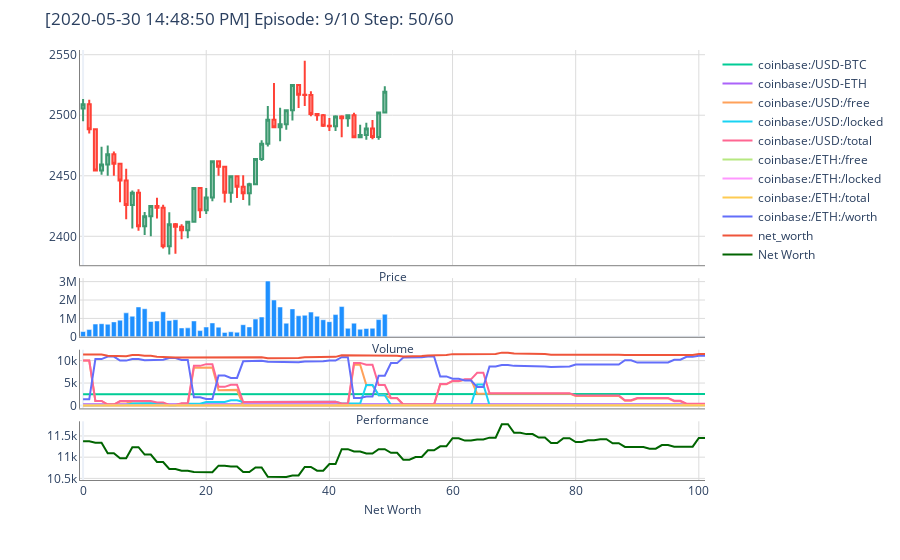

The cell this chart's notebook holds for it:
### Code cell
# Setup exchange, portfolio trading environment
from tensortrade.exchanges import Exchange
from tensortrade.exchanges.services.execution.simulated import execute_order
from tensortrade.data import Stream, DataFeed, Module
from tensortrade.instruments import USD, BTC, ETH
from tensortrade.wallets import Wallet, Portfolio
from tensortrade.environments import TradingEnvironment

coinbase = Exchange("coinbase", service=execute_order)(
    Stream(list(data["BTC:close"])).rename("USD-BTC"),
    Stream(list(data["ETH:close"])).rename("USD-ETH")
)

portfolio = Portfolio(USD, [
    Wallet(coinbase, 10000 * USD),
    # Wallet(coinbase, 10 * BTC),
    Wallet(coinbase, 5 * ETH),
])

price_history = data[['BTC:open', 'BTC:close', 'BTC:high', 'BTC:low', 'BTC:volume', 'date']].copy()
price_history = price_history.rename(
    columns={"BTC:open": "open", "BTC:close": "close", "BTC:high": "high", "BTC:low": "low", "BTC:volume": "volume",
             "date": "datetime"})

env = TradingEnvironment(
    feed=feed,
    portfolio=portfolio,
    use_internal=False,
    action_scheme="managed-risk",
    reward_scheme="risk-adjusted",
    window_size=20,
    enable_logger=False,
    renderers=['plotly', 'screenlog'],
    price_history=price_history
)

# ## Example Data Feed Observation
#
# Even though this observation contains data from the internal data feed, since `use_internal=False` this data will not be provided as input to the observation history. The data that will be added to observation history of the environment will strictly be the nodes that have been included into the data feed that has been provided as a parameter to the trading environment.

env.feed.next()

# ## Setup and Train DQN Agent

## In[6]:
# Train agent and plot result

from tensortrade.agents import DQNAgent

agent = DQNAgent(env)

agent.train(n_steps=60, n_episodes=10, save_path="./agents/")
